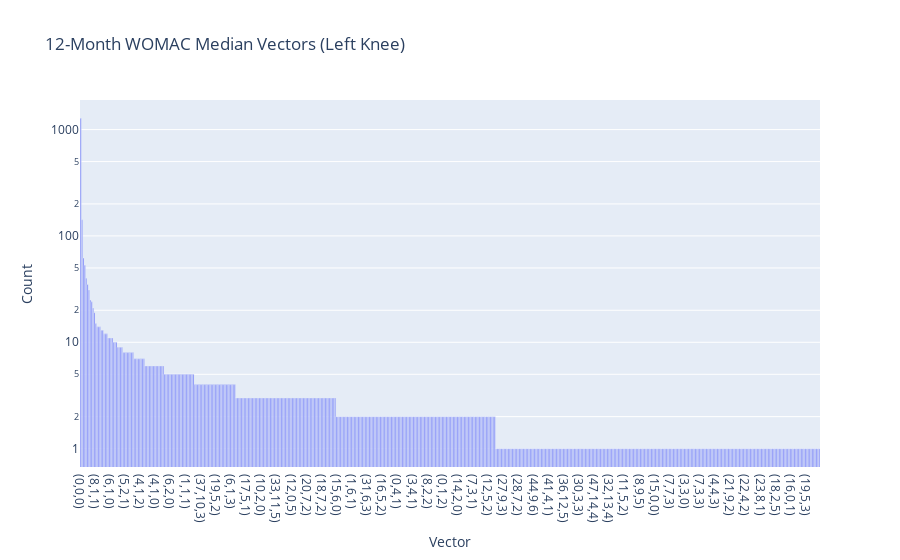
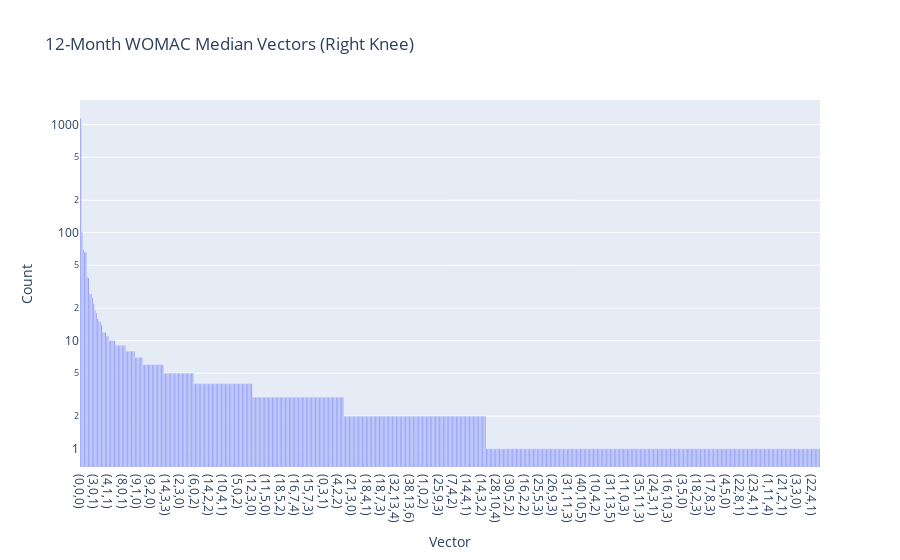

Write notebook code for charts like these, in order.
### Markdown cell above
## 12-Month WOMAC Distribution on Median Dataset

### Code cell
from scripts.womac.womac_distribution import v01_womac_median_vectors_left, v01_womac_median_vectors_right

display(v01_womac_median_vectors_left)
v01_womac_median_vectors_left_chart = px.bar(v01_womac_median_vectors_left,x='Vector',y='Count',log_y=True,title='12-Month WOMAC Median Vectors (Left Knee)')
display(v01_womac_median_vectors_left_chart)

display(v01_womac_median_vectors_right)
v01_womac_median_vectors_right_chart = px.bar(v01_womac_median_vectors_right,x='Vector',y='Count',log_y=True,title='12-Month WOMAC Median Vectors (Right Knee)')
display(v01_womac_median_vectors_right_chart)

### Figure 1 — Plotly figure (JSON) as saved in the notebook; plotly's stock layout.template omitted (floating-point values rounded to 4 significant figures; data arrays with more than 128 entries replaced by an {"elided": "..."} marker saying what was removed)
{"data": [{"hovertemplate": "Vector=%{x}<br>Count=%{y}<extra></extra>", "legendgroup": "", "marker": {"color": "#636efa", "pattern": {"shape": ""}}, "name": "", "orientation": "v", "showlegend": false, "textposition": "auto", "x": {"elided": "538 str values"}, "xaxis": "x", "y": {"elided": "538 int values"}, "yaxis": "y", "type": "bar"}], "layout": {"xaxis": {"anchor": "y", "domain": [0.0, 1.0], "title": {"text": "Vector"}}, "yaxis": {"anchor": "x", "domain": [0.0, 1.0], "title": {"text": "Count"}, "type": "log"}, "legend": {"tracegroupgap": 0}, "title": {"text": "12-Month WOMAC Median Vectors (Left Knee)"}, "barmode": "relative"}}

### Figure 2 — Plotly figure (JSON) as saved in the notebook; plotly's stock layout.template omitted (floating-point values rounded to 4 significant figures; data arrays with more than 128 entries replaced by an {"elided": "..."} marker saying what was removed)
{"data": [{"hovertemplate": "Vector=%{x}<br>Count=%{y}<extra></extra>", "legendgroup": "", "marker": {"color": "#636efa", "pattern": {"shape": ""}}, "name": "", "orientation": "v", "showlegend": false, "textposition": "auto", "x": {"elided": "567 str values"}, "xaxis": "x", "y": {"elided": "567 int values"}, "yaxis": "y", "type": "bar"}], "layout": {"xaxis": {"anchor": "y", "domain": [0.0, 1.0], "title": {"text": "Vector"}}, "yaxis": {"anchor": "x", "domain": [0.0, 1.0], "title": {"text": "Count"}, "type": "log"}, "legend": {"tracegroupgap": 0}, "title": {"text": "12-Month WOMAC Median Vectors (Right Knee)"}, "barmode": "relative"}}
